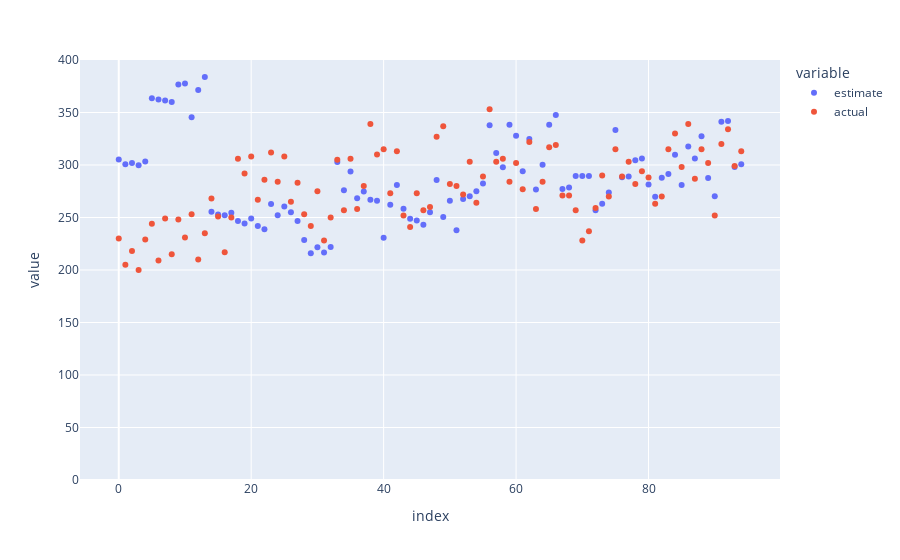

Notebook code for this chart:
### Code cell
fig = px.scatter(y=[estimates, actuals], range_y=[0,400])
fig.data[0].name = "estimate"
fig.data[1].name = "actual"
fig.show()

### Figure 1 — Plotly figure (JSON) as saved in the notebook; plotly's stock layout.template omitted (floating-point values rounded to 4 significant figures)
{"data": [{"hovertemplate": "variable=wide_variable_0<br>index=%{x}<br>value=%{y}<extra></extra>", "legendgroup": "wide_variable_0", "marker": {"color": "#636efa", "symbol": "circle"}, "mode": "markers", "name": "estimate", "orientation": "v", "showlegend": true, "type": "scatter", "x": [0, 1, 2, 3, 4, 5, 6, 7, 8, 9, 10, 11, 12, 13, 14, 15, 16, 17, 18, 19, 20, 21, 22, 23, 24, 25, 26, 27, 28, 29, 30, 31, 32, 33, 34, 35, 36, 37, 38, 39, 40, 41, 42, 43, 44, 45, 46, 47, 48, 49, 50, 51, 52, 53, 54, 55, 56, 57, 58, 59, 60, 61, 62, 63, 64, 65, 66, 67, 68, 69, 70, 71, 72, 73, 74, 75, 76, 77, 78, 79, 80, 81, 82, 83, 84, 85, 86, 87, 88, 89, 90, 91, 92, 93, 94], "xaxis": "x", "y": [305.2, 300.6, 302.0, 299.7, 303.4, 363.6, 362.5, 361.5, 360.0, 376.8, 377.7, 345.6, 371.3, 383.9, 255.6, 252.8, 252.2, 254.5, 246.7, 244.4, 249.0, 241.8, 238.8, 262.8, 252.0, 260.5, 255.0, 246.6, 228.6, 215.9, 221.7, 216.7, 221.8, 302.8, 276.0, 293.8, 268.3, 274.7, 266.9, 266.0, 230.7, 262.1, 280.9, 258.2, 248.8, 247.2, 243.1, 255.0, 285.8, 250.5, 265.9, 237.9, 267.6, 270.3, 275.0, 282.3, 337.9, 311.5, 297.8, 338.4, 327.8, 294.0, 324.7, 276.6, 300.3, 338.3, 347.6, 277.3, 278.6, 289.5, 289.4, 289.4, 256.9, 263.1, 273.8, 333.3, 288.2, 289.1, 304.5, 306.1, 281.3, 269.9, 287.8, 291.4, 309.7, 280.9, 317.7, 306.2, 327.5, 287.5, 270.2, 341.1, 341.9, 298.2, 300.7], "yaxis": "y"}, {"hovertemplate": "variable=wide_variable_1<br>index=%{x}<br>value=%{y}<extra></extra>", "legendgroup": "wide_variable_1", "marker": {"color": "#EF553B", "symbol": "circle"}, "mode": "markers", "name": "actual", "orientation": "v", "showlegend": true, "type": "scatter", "x": [0, 1, 2, 3, 4, 5, 6, 7, 8, 9, 10, 11, 12, 13, 14, 15, 16, 17, 18, 19, 20, 21, 22, 23, 24, 25, 26, 27, 28, 29, 30, 31, 32, 33, 34, 35, 36, 37, 38, 39, 40, 41, 42, 43, 44, 45, 46, 47, 48, 49, 50, 51, 52, 53, 54, 55, 56, 57, 58, 59, 60, 61, 62, 63, 64, 65, 66, 67, 68, 69, 70, 71, 72, 73, 74, 75, 76, 77, 78, 79, 80, 81, 82, 83, 84, 85, 86, 87, 88, 89, 90, 91, 92, 93, 94], "xaxis": "x", "y": [230, 205, 218, 200, 229, 244, 209, 249, 215, 248, 231, 253, 210, 235, 268, 251, 217, 250, 306, 292, 308, 267, 286, 312, 284, 308, 265, 283, 253, 242, 275, 228, 250, 305, 257, 306, 258, 280, 339, 310, 315, 273, 313, 252, 241, 273, 257, 260, 327, 337, 282, 280, 272, 303, 264, 289, 353, 303, 306, 284, 302, 277, 322, 258, 284, 317, 319, 271, 271, 257, 228, 237, 259, 290, 270, 315, 289, 303, 282, 294, 288, 263, 270, 315, 330, 298, 339, 287, 315, 302, 252, 320, 334, 299, 313], "yaxis": "y"}], "layout": {"legend": {"title": {"text": "variable"}, "tracegroupgap": 0}, "margin": {"t": 60}, "xaxis": {"anchor": "y", "domain": [0, 1], "title": {"text": "index"}}, "yaxis": {"anchor": "x", "domain": [0, 1], "range": [0, 400], "title": {"text": "value"}}}}
